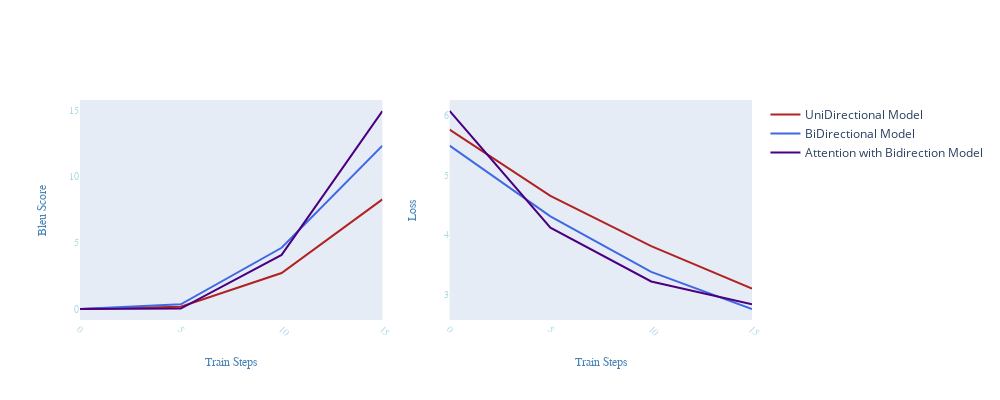

Here is the notebook cell this chart was saved with:
### Code cell
from plotly.subplots import make_subplots
import plotly.graph_objects as go

fig = make_subplots(rows=1, cols=2, shared_yaxes=False)
                   #subplot_titles=("Blue Score", "Loss"))
fig.add_trace(go.Scatter(x=x, y=y1_bleu, mode="lines",line=dict(color='firebrick', width=2),
                         name='UniDirectional Model'), row=1, col=1)
fig.add_trace(go.Scatter(x=x, y=y2_bleu, mode="lines",line=dict(color='royalblue', width=2),
                         name='BiDirectional Model'), row=1, col=1)
fig.add_trace(go.Scatter(x=x, y=y3_bleu, mode="lines",line=dict(color='indigo'   , width=2),
                         name='Attention with Bidirection Model'), row=1, col=1)
fig.add_trace(go.Scatter(x=x, y=y1_loss, mode="lines",line=dict(color='firebrick', width=2), name='', showlegend=False), row=1, col=2)
fig.add_trace(go.Scatter(x=x, y=y2_loss, mode="lines",line=dict(color='royalblue', width=2), name='', showlegend=False), row=1, col=2)
fig.add_trace(go.Scatter(x=x, y=y3_loss, mode="lines",line=dict(color='indigo'   , width=2), name='', showlegend=False), row=1, col=2)

fig.update_xaxes(showgrid=False, zeroline=False)#, row=1, col=1)#,showline=True, linewidth=2, linecolor='black')
fig.update_xaxes(zeroline=False, title_text='Train Steps',tickangle=45, tickfont=dict(family='Arial', color='lightblue', size=10),
                 title_font=dict(size=12, family='Arial', color='steelblue'))
fig.update_yaxes(zeroline=False, showgrid=False, title_text='Bleu Score',title_font=dict(size=12, family='Arial', color='steelblue'), row=1, col=1,
                tickfont=dict(family='Arial', color='lightblue', size=10))
fig.update_yaxes(zeroline=False, showgrid=False, title_text='Loss'      ,title_font=dict(size=12, family='Arial', color='steelblue'), row=1, col=2,
                tickfont=dict(family='Arial', color='lightblue', size=10))
fig.update_layout(width = 1000,height = 400)

fig.show()
#offline.iplot(fig, filename='graph', image='png')
#fig.to_image(format="png", width=600, height=350, scale=2)
fig.write_image('chart-bleu-loss.png')

### Figure 1 — Plotly figure (JSON) as saved in the notebook; plotly's stock layout.template omitted (floating-point values rounded to 4 significant figures)
{"data": [{"line": {"color": "firebrick", "width": 2}, "mode": "lines", "name": "UniDirectional Model", "type": "scatter", "x": [0, 5, 10, 15], "xaxis": "x", "y": [0, 0.17, 2.72, 8.29, 16.95, 22.84, 30.91, 36.81, 39.94, 43.61, 46.72, 50.52, 51.04, 53.78, 57.32, 57.83, 58.2, 58.43, 58.49], "yaxis": "y"}, {"line": {"color": "royalblue", "width": 2}, "mode": "lines", "name": "BiDirectional Model", "type": "scatter", "x": [0, 5, 10, 15], "xaxis": "x", "y": [0, 0.35, 4.63, 12.35, 22.39, 30.91, 37.5, 43.85, 47.68, 49.71, 52.94, 54.79, 55.76, 57.78, 57.48, 58.56, 57, 59.69, 60.05], "yaxis": "y"}, {"line": {"color": "indigo", "width": 2}, "mode": "lines", "name": "Attention with Bidirection Model", "type": "scatter", "x": [0, 5, 10, 15], "xaxis": "x", "y": [0, 0.03, 4.09, 14.98, 26.03, 37.05, 44.77, 49.88, 54.12, 55.66, 66.06, 66.92, 67.27, 67.1, 69.81, 70.17, 68.1, 68, 67.1], "yaxis": "y"}, {"line": {"color": "firebrick", "width": 2}, "mode": "lines", "name": "", "showlegend": false, "type": "scatter", "x": [0, 5, 10, 15], "xaxis": "x2", "y": [5.76, 4.65, 3.81, 3.1, 2.68, 2.26, 2, 1.85, 1.69, 1.6, 1.43, 1.43, 1.31, 1.19, 1.17, 1.16, 1.15, 1.15], "yaxis": "y2"}, {"line": {"color": "royalblue", "width": 2}, "mode": "lines", "name": "", "showlegend": false, "type": "scatter", "x": [0, 5, 10, 15], "xaxis": "x2", "y": [5.49, 4.31, 3.38, 2.76, 2.28, 1.98, 1.71, 1.54, 1.45, 1.36, 1.27, 1.2, 1.13, 1.15, 1.09, 1.18, 1.06, 1.06], "yaxis": "y2"}, {"line": {"color": "indigo", "width": 2}, "mode": "lines", "name": "", "showlegend": false, "type": "scatter", "x": [0, 5, 10, 15], "xaxis": "x2", "y": [6.07, 4.12, 3.22, 2.84, 2.34, 1.85, 1.69, 1.52, 1.54, 1.43, 1.08, 1.09, 1.12, 0.95, 0.95, 1.4, 1.45, 1.46], "yaxis": "y2"}], "layout": {"height": 400, "width": 1000, "xaxis": {"anchor": "y", "domain": [0, 0.45], "showgrid": false, "tickangle": 45, "tickfont": {"color": "lightblue", "family": "Arial", "size": 10}, "title": {"font": {"color": "steelblue", "family": "Arial", "size": 12}, "text": "Train Steps"}, "zeroline": false}, "xaxis2": {"anchor": "y2", "domain": [0.55, 1], "showgrid": false, "tickangle": 45, "tickfont": {"color": "lightblue", "family": "Arial", "size": 10}, "title": {"font": {"color": "steelblue", "family": "Arial", "size": 12}, "text": "Train Steps"}, "zeroline": false}, "yaxis": {"anchor": "x", "domain": [0, 1], "showgrid": false, "tickfont": {"color": "lightblue", "family": "Arial", "size": 10}, "title": {"font": {"color": "steelblue", "family": "Arial", "size": 12}, "text": "Bleu Score"}, "zeroline": false}, "yaxis2": {"anchor": "x2", "domain": [0, 1], "showgrid": false, "tickfont": {"color": "lightblue", "family": "Arial", "size": 10}, "title": {"font": {"color": "steelblue", "family": "Arial", "size": 12}, "text": "Loss"}, "zeroline": false}}}
